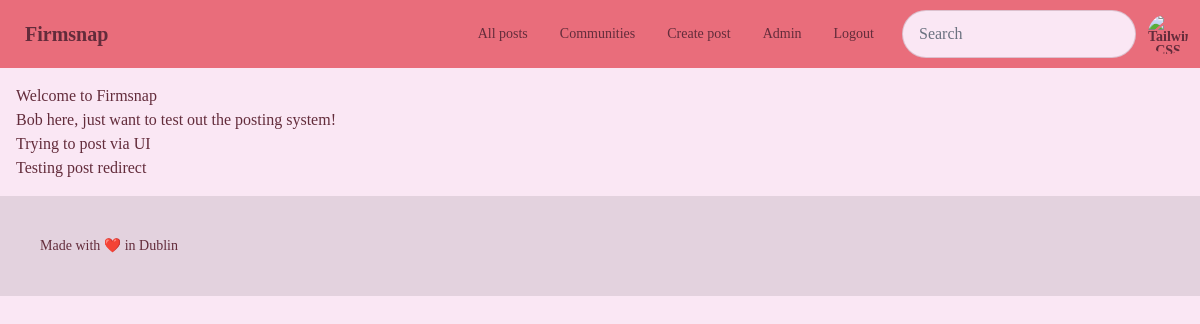
The app's page /app/admin/all_posts (signed in), older data.
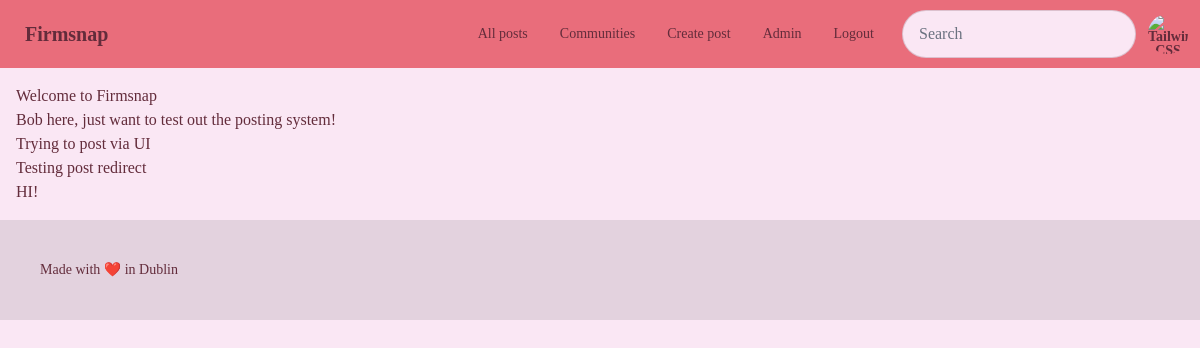
The same page, newer data.
### app/models.py (models this page shows)
class Post(models.Model):
    organisation_id = models.ForeignKey(Organisation, on_delete=models.CASCADE)
    user_id = models.ForeignKey(User, on_delete=models.CASCADE)
    post_title = models.CharField(max_length=200, default="Untitled Post")
    post_text = models.TextField(max_length=2000)
    pub_date = models.DateTimeField(auto_now_add=True)
    votes = models.IntegerField(default=0)
    def __str__(self):
        return self.post_title

### app/views.py (the view)
# urls.py: path("admin/all_posts", views.org_admin_all_posts, name="org_admin_all_posts"),
@login_required
def org_admin_all_posts(request):
    user = request.user
    if user.is_org_admin:
        return render(
            request,
            "app/org_admin_all_posts.html",
            {"all_posts": Post.objects.filter(organisation_id=user.organisation_id)},
        )
    else:
        return admin_access_only_template()

### app/templates/app/org_admin_all_posts.html
{% extends 'app/base.html' %}
{% block content %}
  {% if all_posts %}
    <ul>
      {% for post in all_posts %}
        <li>{{ post }}</li>
      {% endfor %}
    </ul>
  {% else %}
    <p>No posts in your org yet</p>
  {% endif %}
{% endblock %}

Row changes from the older to the newer data that the page shows:
added Post: post_title "HI!"
